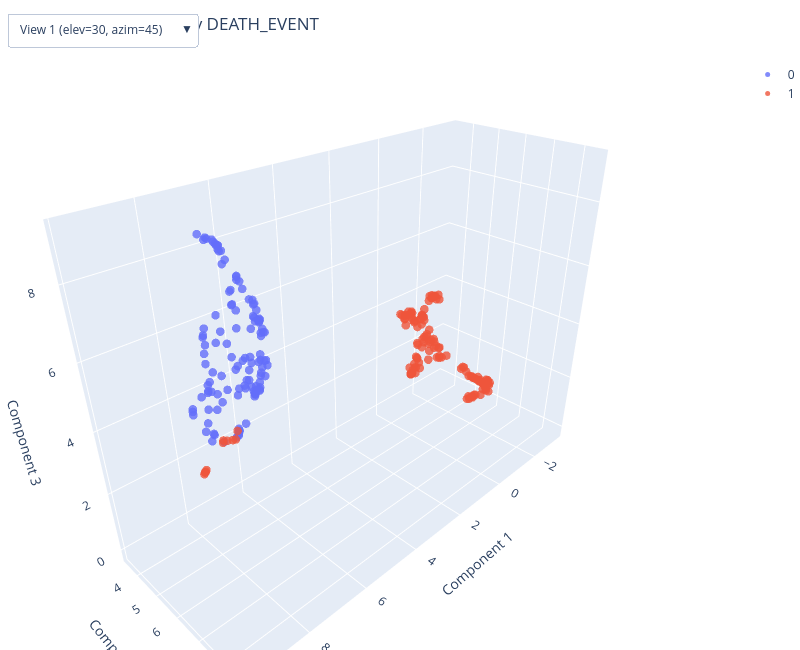

This figure's notebook cell:
### Code cell
plot_3d(X_umap, y, algorithm="UMAP", target_name=TARGET_COL)
